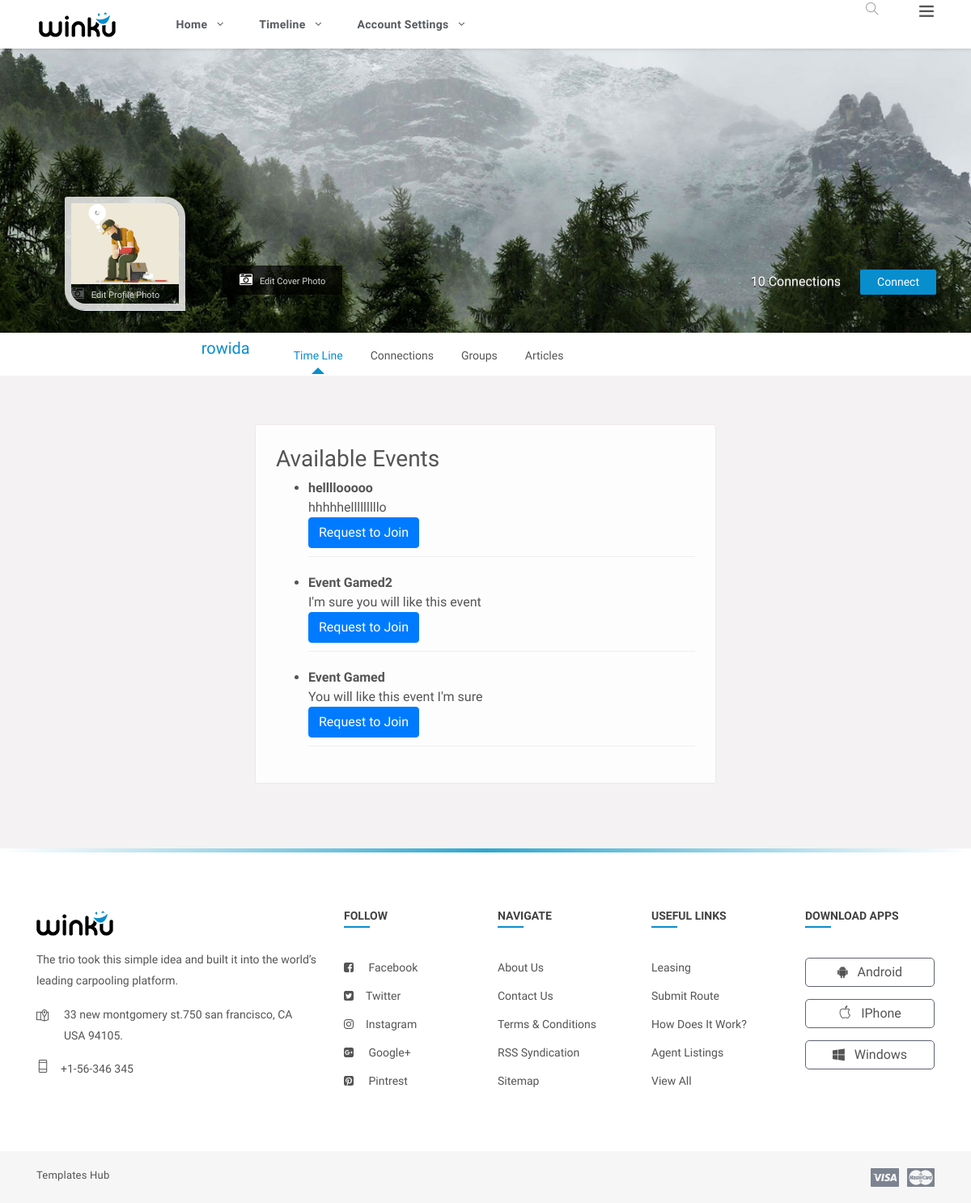
The page /linkedIn/Views/Event/requestEvent.php (signed in) on the database as committed earlier.
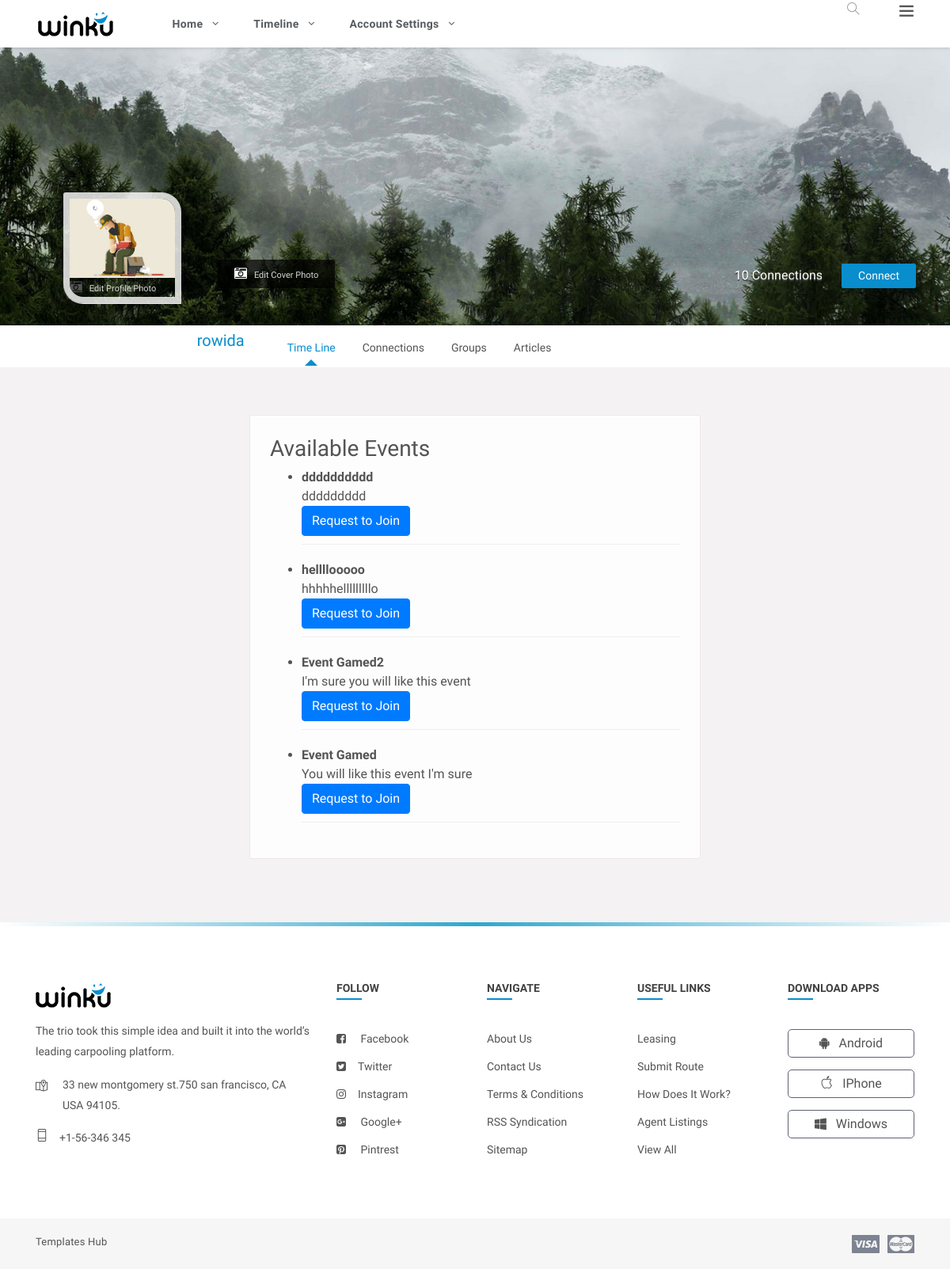
The same page on the database as committed later.
### tables this page shows
CREATE TABLE `users` (
  `id` int(11) NOT NULL,
  `name` varchar(50) NOT NULL,
  `username` varchar(50) NOT NULL,
  `email` varchar(50) NOT NULL,
  `password` varchar(50) NOT NULL,
  `createdAt` date NOT NULL DEFAULT current_timestamp(),
  `profilePhoto` varchar(255) NOT NULL,
  `isEmployer` tinyint(1) NOT NULL DEFAULT 0,
  `isPremium` tinyint(1) NOT NULL DEFAULT 0,
  `coverPhoto` varchar(255) NOT NULL DEFAULT '../../Assets/images/resources/timeline-1.jpg',
  `connectionCount` int(11) NOT NULL DEFAULT 0
);

CREATE TABLE `events` (
  `id` int(11) NOT NULL,
  `title` varchar(255) NOT NULL,
  `description` varchar(255) NOT NULL,
  `postedBy` varchar(255) NOT NULL,
  `imagePath` varchar(255) NOT NULL,
  `userId` int(11) NOT NULL
);

### linkedIn/Controllers/DBController.php (called while the page is built, shortened)
<?php
class DBController
{
    public $dbHost = "localhost";
    public $dbUser = "root";
    public $dbPassword = "";
    public $dbName = "linkedin";
    public $connection;
    public function __construct() {
        try {
            $this->connection = new mysqli($this->dbHost, $this->dbUser, $this->dbPassword, $this->dbName);
        } catch (Exception $e) {
            error_log("Error in DBController: " . $e->getMessage());
            throw $e;
        }
    }
    public function openConnection()
    {
        $this->connection = new mysqli($this->dbHost, $this->dbUser, $this->dbPassword, $this->dbName);
        if ($this->connection->connect_error) {
            echo "Error in Connection : " . $this->connection->connect_error;
            return false;
        } else {
            return true;
        }
    }
    public function select($qry)
    {
        $result = $this->connection->query($qry);
        if (!$result) {
            echo "Error : " . mysqli_error($this->connection);
            return false;
        } else {
            return $result->fetch_all(MYSQLI_ASSOC);
        }
    }
}
?>

### linkedIn/Controllers/UserController.php (called while the page is built, shortened)
<?php
require_once '../../Controllers/DBController.php';
class UserController
{
    public function getUser($id)
    {
        $this->db = new DBController();
        if ($this->db->openConnection()) {
            $query = "select * from users where id = $id";
            $result = $this->db->select($query);
            if (count($result) > 0) {
                $user = new User();
                $user->id = $result[0]['id'];
                $user->name = $result[0]['name'];
                $user->email = $result[0]['email'];
                $user->profilePhoto = $result[0]['profilePhoto'];
                $user->username = $result[0]['username'];
                $user->password = $result[0]['password'];
                $user->coverPhoto = '../../Assets/images/resources/timeline-1.jpg';
                $user->connectionCount = $result[0]['connectionCount'];
                $user->isPremium = $result[0]['isPremium'];
                $user->isEmployer = $result[0]['isEmployer'];
                return $user;
            }
            return false;
        }
        return false;
    }
}
?>

### linkedIn/Controllers/EventController.php (called while the page is built, shortened)
<?php
require_once '../../Controllers/DBController.php';
class EventController
{
    public function getAllEvents()
    {
        $this->db = new DBController();
        if ($this->db->openConnection()) {
            $query = "SELECT id, title, description, postedBy, userId FROM events ORDER BY id DESC";
            return $this->db->select($query);
        } else {
            echo "Error in Database Connection";
            return false;
        }
    }
}

### linkedIn/Views/Event/requestEvent.php (the view, shortened to what this page needs)
<?php
require_once '../../Controllers/EventController.php';
$eventController = new EventController();
$events = $eventController->getAllEvents();
$joinedEvents = [];
?>
<!DOCTYPE html>
<html lang="en">
<head>
    <link rel="stylesheet" href="../../Assets/css/main.min.css">
    <link rel="stylesheet" href="../../Assets/css/style.css">
    <link rel="stylesheet" href="../../Assets/css/color.css">
    <link rel="stylesheet" href="../../Assets/css/responsive.css">
</head>
<body>
<div class="theme-layout">
<?php require_once '../shared/header.php'; ?>
		<?php require_once '../shared/timelineHeader.php'; ?>
	<section>
		<div class="gap gray-bg">
			<div class="container-fluid">
				<div class="row">
					<div class="col-lg-12">
						<div class="row" id="page-contents">
							<div class="col-lg-3">
							</div>
							<div class="col-lg-6">
								<div class="central-meta">
									<h3>Available Events</h3>
									<ul>
										<?php if (!empty($events)): ?>
											<?php foreach ($events as $event): ?>
												<li style="margin-bottom: 20px; border-bottom:1px solid #eee; padding-bottom:10px;">
													<strong><?php echo htmlspecialchars($event['title']); ?></strong><br>
													<?php echo htmlspecialchars($event['description']); ?><br>
													<?php if (in_array($event['id'], $joinedEvents)): ?>
														<span style="color:green;font-weight:bold;">You have joined this event.</span>
													<?php else: ?>
														<form method="post" style="display:inline;">
															<button type="submit" class="btn btn-primary">Request to Join</button>
														</form>
													<?php endif; ?>
												</li>
											<?php endforeach; ?>
										<?php else: ?>
											<li>No events available.</li>
										<?php endif; ?>
									</ul>
								</div>
							</div>
							<div class="col-lg-3">
							</div>
						</div>
					</div>
				</div>
			</div>
		</div>
	</section>
	<?php require_once '../shared/footer.php'; ?>
</body>
</html>

### linkedIn/Views/shared/header.php (shortened to what this page needs)
<?php
require_once '../../Controllers/UserController.php';
$userId = $_SESSION['userId'];
$userController = new UserController();
$user = $userController->getUser($userId);
?>
<div class="topbar stick">
    <div class="logo">
        <a title="" href="index.html"><img src="../../Assets/images/logo.png" alt=""></a>
    </div>
    <div class="top-area">
        <ul class="main-menu">
            <li>
                <a href="#" title="">Home</a>
            </li>
            <li>
                <a href="#" title="">timeline</a>
            </li>
            <li>
                <a href="#" title="">account settings</a>
            </li>
        </ul>
        <ul class="setting-area">
            <li>
                <a href="#" title="Home" data-ripple=""><i class="ti-search"></i></a>
            </li>
        </ul>
        <span class="ti-menu main-menu" data-ripple=""></span>
    </div>
</div>

### linkedIn/Views/shared/timelineHeader.php (shortened to what this page needs)
<section>
	<div class="feature-photo">
		<figure><img src="<?php echo $user->coverPhoto ?>" alt=""></figure>
		<div class="add-btn">
			<span><?php echo $user->connectionCount; ?> Connections  </span>
			<a href="#" title="" data-ripple="">Connect</a>
		</div>
		<form class="edit-phto">
			<i class="fa fa-camera-retro"></i>
			<label class="fileContainer">
				Edit Cover Photo
			</label>
		</form>
		<div class="container-fluid">
			<div class="row merged">
				<div class="col-lg-2 col-sm-3">
					<div class="user-avatar">
						<figure>
							<img src="<?php echo $user->profilePhoto ?>" alt="">
							<form method="post" action="../profile/upload.php" enctype="multipart/form-data">
								<i class="fa fa-camera-retro"></i>
								<label class="fileContainer">
									Edit Profile Photo
								</label>
							</form>
						</figure>
					</div>
				</div>
				<div class="col-lg-10 col-sm-9">
					<div class="timeline-info">
						<ul>
							<li class="admin-name">
								<h5><?php echo $user->name ?></h5>
							</li>
							<li>
								<a class="active" href="../Timeline/timeline.php" title="" data-ripple="">time line</a>
								<a class="" href="../Timeline/timeline-friends.php" title="" data-ripple="">Connections</a>
								<a class="" href="../Group/leaveGroup.php" title="" data-ripple="">Groups</a>
								<a class="" href="../Article/Article.php" title="" data-ripple="">Articles</a>
							</li>
						</ul>
					</div>
				</div>
			</div>
		</div>
	</div>
</section>

### linkedIn/Views/shared/footer.php (shortened to what this page needs)
<footer>
			<div class="container">
				<div class="row">
					<div class="col-lg-4 col-md-4">
						<div class="widget">
							<div class="foot-logo">
								<div class="logo">
									<a href="index-2.html" title=""><img src="images/logo.png" alt=""></a>
								</div>
								<p>
									The trio took this simple idea and built it into the world’s leading carpooling platform.
								</p>
							</div>
							<ul class="location">
								<li>
									<i class="ti-map-alt"></i>
									<p>33 new montgomery st.750 san francisco, CA USA 94105.</p>
								</li>
								<li>
									<i class="ti-mobile"></i>
									<p>+1-56-346 345</p>
								</li>
							</ul>
						</div>
					</div>
					<div class="col-lg-2 col-md-4">
						<div class="widget">
							<div class="widget-title">
								<h4>follow</h4>
							</div>
							<ul class="list-style">
								<li><i class="fa fa-facebook-square"></i> <a href="https://web.facebook.com/shopcircut/" title="">facebook</a></li>
								<li><i class="fa fa-twitter-square"></i><a href="https://twitter.com/login?lang=en" title="">twitter</a></li>
								<li><i class="fa fa-instagram"></i><a href="https://www.instagram.com/?hl=en" title="">instagram</a></li>
								<li><i class="fa fa-google-plus-square"></i> <a href="https://plus.google.com/discover" title="">Google+</a></li>
								<li><i class="fa fa-pinterest-square"></i> <a href="https://www.pinterest.com/" title="">Pintrest</a></li>
							</ul>
						</div>
					</div>
					<div class="col-lg-2 col-md-4">
						<div class="widget">
							<div class="widget-title">
								<h4>Navigate</h4>
							</div>
							<ul class="list-style">
								<li><a href="about.html" title="">about us</a></li>
								<li><a href="contact.html" title="">contact us</a></li>
								<li><a href="terms.html" title="">terms & Conditions</a></li>
								<li><a href="#" title="">RSS syndication</a></li>
								<li><a href="sitemap.html" title="">Sitemap</a></li>
							</ul>
						</div>
					</div>
					<div class="col-lg-2 col-md-4">
						<div class="widget">
							<div class="widget-title">
								<h4>useful links</h4>
							</div>
							<ul class="list-style">
								<li><a href="#" title="">leasing</a></li>
								<li><a href="#" title="">submit route</a></li>
								<li><a href="#" title="">how does it work?</a></li>
								<li><a href="#" title="">agent listings</a></li>
								<li><a href="#" title="">view All</a></li>
							</ul>
						</div>
					</div>
					<div class="col-lg-2 col-md-4">
						<div class="widget">
							<div class="widget-title">
								<h4>download apps</h4>
							</div>
							<ul class="colla-apps">
								<li><a href="https://play.google.com/store?hl=en" title=""><i class="fa fa-android"></i>android</a></li>
								<li><a href="https://www.apple.com/lae/ios/app-store/" title=""><i class="ti-apple"></i>iPhone</a></li>
								<li><a href="https://www.microsoft.com/store/apps" title=""><i class="fa fa-windows"></i>Windows</a></li>
							</ul>
						</div>
					</div>
				</div>
			</div>
		</footer>
		<div class="bottombar">
			<div class="container">
				<div class="row">
					<div class="col-md-12">
						<span class="copyright"><a target="_blank" href="https://www.templateshub.net">Templates Hub</a></span>
						<i><img src="images/credit-cards.png" alt=""></i>
					</div>
				</div>
			</div>
		</div>
	</div>

### linkedIn/Assets/css/color.css (style rules this page uses)
.product-carousel .owl-nav .owl-prev::before, .product-carousel .owl-nav .owl-next::before, .product-caro .owl-prev:hover:before, .product-caro .owl-next:hover:before, .log-reg-area form .forgot-pwd, .log-reg-area form .already-have, .log-reg-area > p a, .top-area > ul > li > a > span, .timeline-info > ul li a.active, .timeline-info > ul li a:hover, .dropdowns > a.more-mesg, .activity-meta > h6 a, .activity-meta > span a:hover, .friend-name > ins, .description > p a, .we-reply, .sidebar .widget li:hover > a, .sidebar .widget li:hover > i, .friend-meta > a, .user-setting > a:hover, .we-comet li a.showmore, .twiter-feed > li p a, .tutor-links > li i, .tutor-links > li:hover, .pepl-info > span, .page-meta > a, .frnds .nav-tabs .nav-item a.active, .f-title i, #work > div a, .basics > li i, .education > li i, .groups > span i, a.forgot-pwd, .friend-meta > h4 a:hover, .x_title > h2, .post-meta .detail > span, .add-btn > a:hover, .top-area > ul.main-menu > li > ul li a:hover, .dropdowns.active > a i, .user-setting > a i, .form-group input.form-file ~ .control-label, .form-group input.has-value ~ .control-label, .form-group input:focus ~ .control-label, .form-group input:valid ~ .control-label, .form-group select ~ .control-label, .form-group textarea.form-file ~ .control-label, .form-group textarea.has-value ~ .control-label, .form-group textarea:focus ~ .control-label, .form-group textarea:valid ~ .control-label, .flaged > h3, .invition .friend-meta a.invite:hover, .more-optns > ul li:hover, .post-title > h4 a:hover, .post-title .p-date a:hover, .l-post .l-post-meta > h4 a:hover, .read:hover, blockquote, .tags > a:hover, .comment-titles > span, .help-list > ul li a:hover i, .carrer-title > h2 > span, .carrer-title > span a, .open-position > h4 a:hover, .option-set.icon-style > li > a.selected, .category-box > i, .getquot-baner > a, .branches-box > ul li i, .help-topic-result > h2 a:hover, .product-name > h5 a:hover, .full-postmeta .shopnow, .prices.style2 ins span, .single-btn > li > a.active, .total-box > ul > li.final-total, .logout-meta > p a, .forum-list table tbody tr td i, .forum-list table tbody tr td a, .widget ul.recent-topics > li > i, .date-n-reply > a, .topic-data > span, .help-list > ul li a:hover, .employer-info h2, .job-detail > ul li i, .company-intro > a { color: #088dcd; }
#nprogress .bar, .timeline-info > ul li a::before, .add-btn > a, .activitiez > li::before, form button, .colla-apps > li a:hover, a.underline:before, .setting-row input:checked + label, .user-avatar:hover .edit-phto, .error-meta > a, .color-bg, .add-butn, .nav.nav-tabs.likes-btn > li a.active, a.dislike-btn, .drop > a:hover, .btn-view.btn-load-more:hover, .accordion .card h5 button[aria-expanded="true"], .chat-head, .f-page > figure em, .inbox-panel-head > ul > li > a, .nav-tabs--left .nav-link.active, .nav-tabs--left .nav-link.active:hover, footer .widget-title h4::before, #topcontrol, .sidebar .widget-title::before, .f-title::before, .g-post-classic > figure > i::after, .purify > a, .help-list > a:hover, .open-position::before, .info > a, .category-box:hover, .category-box.selected, a.main-btn, .section-heading::before, .getquot-baner, .more-branches > h4::before, .is-helpful > a, .cart-optionz > li > a:hover, .paginationz > li a:hover, .paginationz > li a.active, .shopping-cart, a.btn2:hover, .form-submit > input[type="submit"], button.submit-checkout, .delete-cart:hover, .proceed .button, .amount-area .update-cart, a.addnewforum, .apply-bttons > a { background: #088dcd; }
.timeline-info > ul li a:after { border-bottom-color: #088dcd; }

### linkedIn/Assets/css/responsive.css (style rules this page uses)
@media screen and (max-width: 1281px) and (min-width: 1024px) { .timeline-info { line-height: 51px; } }
@media screen and (max-width: 1281px) and (min-width: 1024px) { footer .widget-title h4 { font-size: 14px; } }
@media screen and (max-width: 1281px) and (min-width: 1024px) { .timeline-info .admin-name > h5 { font-size: 20px; } }
@media screen and (max-width: 1281px) and (min-width: 1024px) { .user-avatar { width: 80.2% } }

Rows that differ between the two databases and show on the page:
added events: title "dddddddddd", description "ddddddddd"
